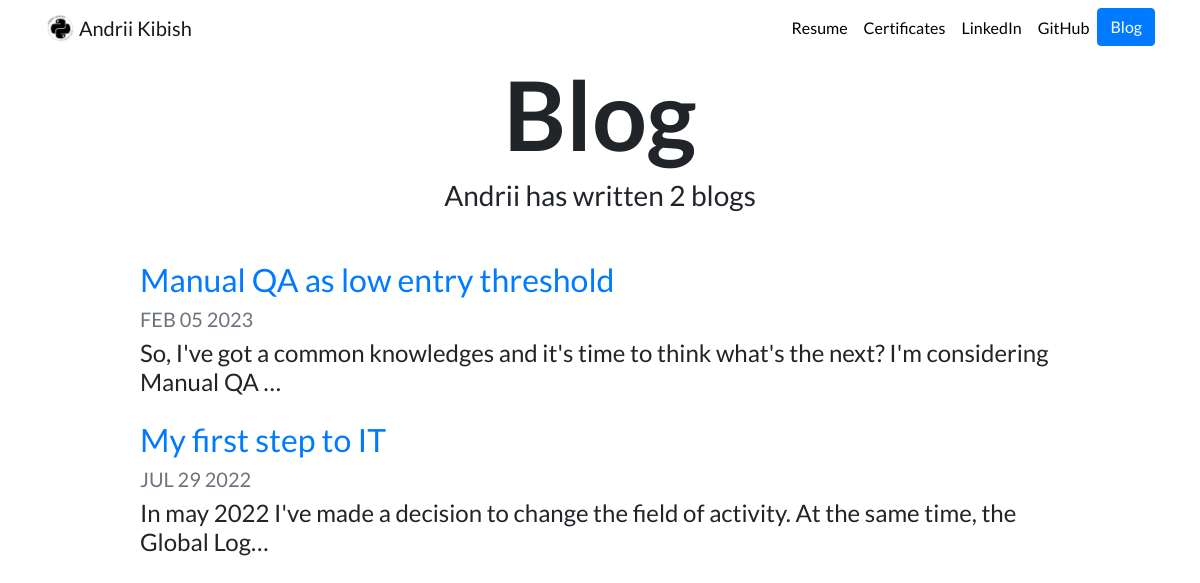
Screenshot of /blog/ with the database file from the repository.
### blog/models.py (models this page shows, shortened)
class Blog(models.Model):
    title = models.CharField(max_length=128)
    date = models.DateField()
    description = models.CharField(max_length=256)
    blog_text = models.TextField()

### blog/views.py (the view)
# urls.py: path('', views.all_blogs, name='all_blogs'),
def all_blogs(request):
    blog_count = Blog.objects.count()
    blogs = Blog.objects.order_by('-date')
    return render(request, 'blog/all_blogs.html', {'blogs': blogs, 'blog_count': blog_count})

### blog/templates/blog/all_blogs.html
{% extends "portfolio/base.html" %}
{% load static %}
{% block content %}
<h1 id="blogtitle" class="font-weight-bold text-center">Blog</h1>
<h3 class="text-center mb-5">Andrii has written {{ blogs.count }} blog{{ blogs.count|pluralize }}</h3>
{% for blog in blogs %}
<div class="row justify-content-center my-3">
  <div class="col-md-10">
    <a href="{% url 'blog:detail' blog.id %}">
      <h2>{{ blog.title }}</h2>
    </a>
    <h5 class="text-muted">{{ blog.date|date:'M d Y'|upper }}</h5>
    <h4>{{ blog.blog_text|striptags|truncatechars:100 }}</h4>
  </div>
</div>
{% endfor %}
{% endblock %}

### portfolio/static/portfolio/custom.css (style rules this page uses)
body { font-family: 'Lato', sans-serif; }
#blogtitle { font-size: 6rem; }

### rows the page displays
Blog: title "Manual QA as low entry threshold", date "FEB 05 2023", blog_text "So, I've got a common knowledges and it's time to think what's the next? I'm considering Manual QA …"
Blog: title "My first step to IT", date "JUL 29 2022", blog_text "In may 2022 I've made a decision to change the field of activity. At the same time, the Global Log…"

### other values shown
{{ blogs.count }} "2"
